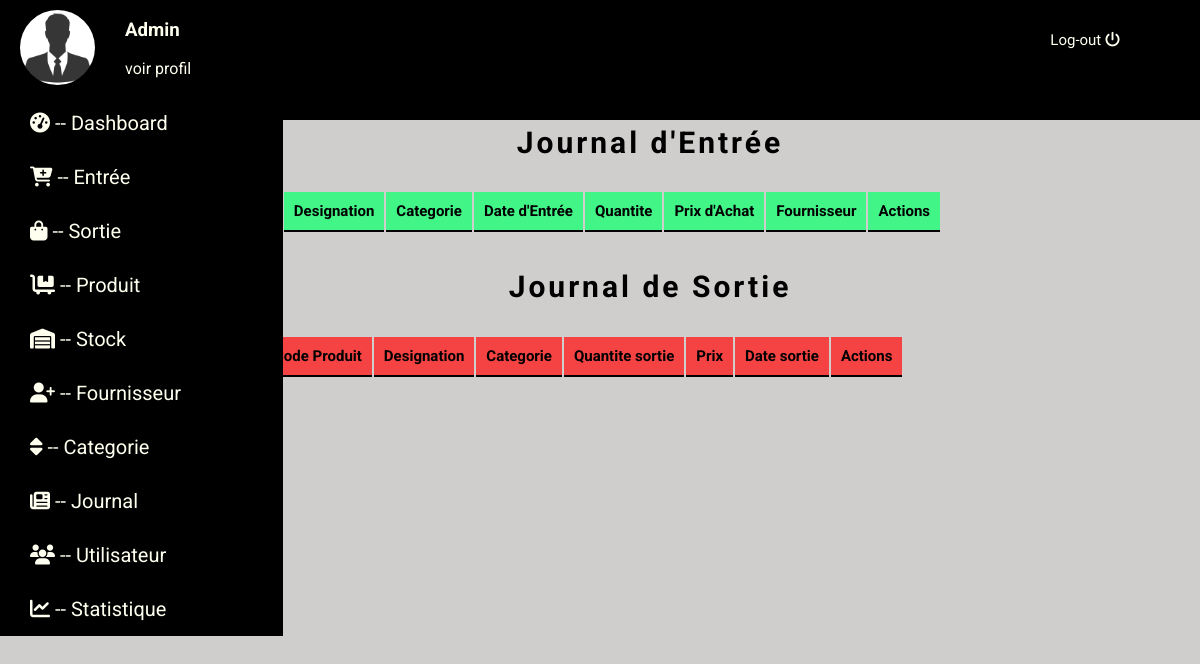
The page /journal.php on the database as committed earlier.
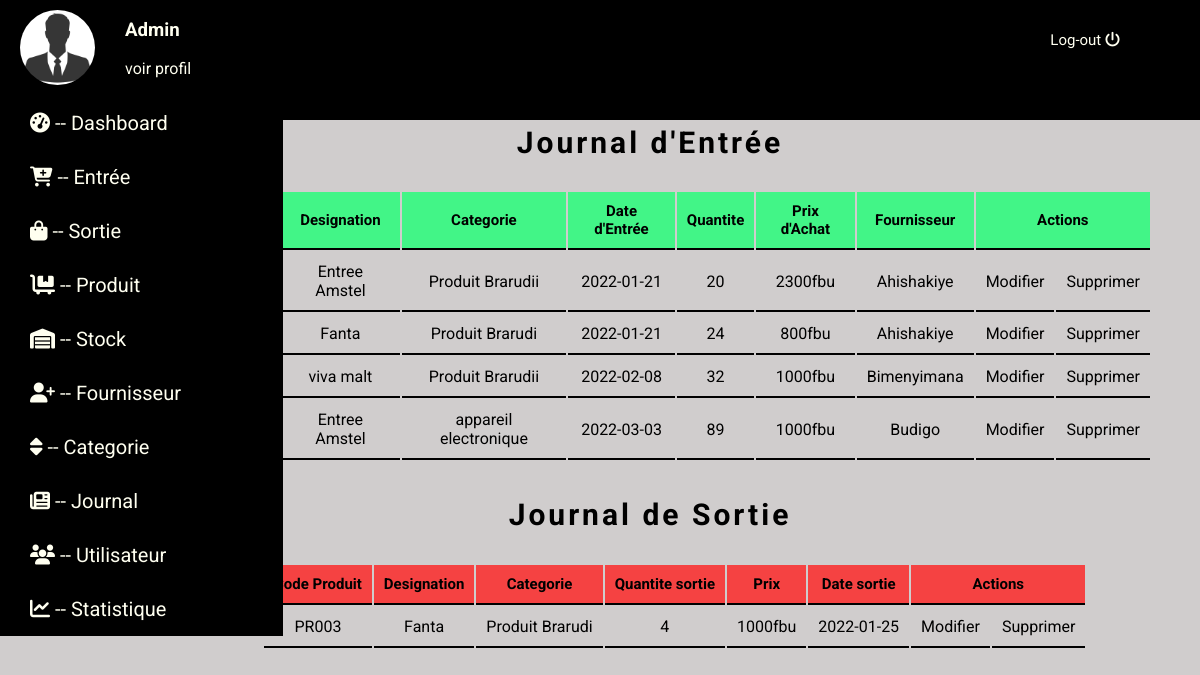
The same page on the database as committed later.
### tables this page shows
CREATE TABLE IF NOT EXISTS `entreestock` (
  `id_stock` int(11) NOT NULL AUTO_INCREMENT,
  `CodePro` varchar(255) NOT NULL,
  `Designation` varchar(255) NOT NULL,
  `Categorie` varchar(255) NOT NULL,
  `date_Entre` date NOT NULL,
  `Quantite` varchar(255) NOT NULL,
  `Prix_Achat` varchar(255) NOT NULL,
  `fournisseur` varchar(255) NOT NULL,
  PRIMARY KEY (`id_stock`),
  KEY `CodePro` (`CodePro`)
);

CREATE TABLE IF NOT EXISTS `sortiestock` (
  `id_sortie` int(11) NOT NULL AUTO_INCREMENT,
  `codepro` varchar(255) NOT NULL,
  `designation` varchar(250) NOT NULL,
  `categorie` varchar(255) NOT NULL,
  `qte_sortie` int(10) NOT NULL,
  `Prix_Achat` varchar(255) NOT NULL,
  `date_sortie` date NOT NULL,
  PRIMARY KEY (`id_sortie`),
  KEY `codepro` (`codepro`)
);

### journal.php (the view, shortened to what this page needs)
<?php
include("database.php");
?>
<!DOCTYPE html>
<html lang="fr">
<head>
    <link rel="stylesheet" href="css/style.css">
</head>
<body>
<header>
        <div class="admin">
            <div class="img">
                <img src="images/2.jpg" alt="Image non disponible" height="75" width="75" class="img-admin">
            </div>
            <div class="txt">
                <h3 class="adm">Admin</h3>
                <p class="prof"><a href="profil.php" class="voir">voir profil</a></p>
            </div>
            </div>
            <div class="log-out">
                <a href="index.php" class="decon">Log-out   <i class="fas fa-power-off"></i></a>
            </div>
    </header>
    <div id="boody">
    <nav>
        <div class="menu-link">
            <ul class="ul">
            <li class="li"><a class="link" href="dashboard.php"><i class="fas fa-tachometer-alt"></i>  --  Dashboard</a></li>
                <li class="li"><a class="link" href="entree.php"><i class="fas fa-cart-plus"></i>   --   Entrée</a></li>
                <li class="li"><a class="link" href="sortie.php"><i class="fas fa-shopping-bag"></i>  --  Sortie</a></li>
                <li class="li"><a class="link" href="produit.php"><i class="fas fa-dolly-flatbed"></i>   --   Produit </a></li>
                <li class="li"><a class="link" href="stock.php"><i class="fas fa-warehouse"></i>   --     Stock </a></li>
                <li class="li"><a class="link" href="fournisseur.php"><i class="fas fa-user-plus"></i>   --   Fournisseur</a></li>
                <li class="li"><a class="link" href="categorie.php"><i class="fas fa-sort"></i>      --   Categorie</a></li>
                <li class="li"><a class="link" href="journal.php"><i class="fas fa-newspaper"></i>   --   Journal</a></li>
                <li class="li"><a class="link" href="utilisateur.php"><i class="fas fa-users"></i>   --  Utilisateur</a></li>
                <li class="li"><a class="link" href="statistique.php"><i class="fas fa-chart-line"></i>     --    Statistique</a></li>
        </div>
    </nav>
    <section id="section">
    <?php
            $recup=$bdd->query("SELECT * FROM entreestock ORDER BY id_stock ASC LIMIT 10");
        ?>
        <div class="journ">
            <h2 class="title-journ1">Journal d'Entrée</h2>
            <div class="tab-recup">
            <fieldset class="fieldset1">
                <table>
                   <thead class="thead">
                       <tr>
                           <th class="th2">Code Produit</th>
                           <th class="th2">Designation</th>
                           <th class="th2">Categorie</th>
                           <th class="th2">Date d'Entrée</th>
                           <th class="th2">Quantite</th>
                           <th class="th2">Prix d'Achat</th>
                           <th class="th2">Fournisseur</th>
                           <th class="th2"colspan="2">Actions</th>
                       </tr>
                   </thead>
                   <tbody class="tbody">
                       <?php
                        while($data=$recup->fetch()){
                       ?>
                       <tr>
                           <td class="td2"><?php echo $data["CodePro"]?></td>
                           <td class="td2"><?php echo $data["Designation"]?></td>
                           <td class="td2"><?php echo $data["Categorie"]?></td>
                           <td class="td2"><?php echo $data["date_Entre"]?></td>
                           <td class="td2"><?php echo $data["Quantite"]?></td>
                           <td class="td2"><?php echo $data["Prix_Achat"]?></td>
                           <td class="td2"><?php echo $data["fournisseur"]?></td>
                           <td class="td2">Modifier</td>
                           <td class="td2">Supprimer</td>
                       </tr>
                       <?php
                        }
                       ?>
                   </tbody>
                </table>
            </fieldset>
        </div>
        </div>
        <?php
            $recup=$bdd->query("SELECT * FROM sortiestock ORDER BY id_sortie ASC");
        ?>
        <div class="journ1">
            <h2 class="title-journ2">Journal de Sortie</h2>
            <div class="recup-sort">
            <fieldset class="fieldset3">
            <table class="table07">
                   <thead class="thead-sort">
                       <tr>
                           <th class="th2-sort">Code Produit</th>
                           <th class="th2-sort">Designation</th>
                           <th class="th2-sort">Categorie</th>
                           <th class="th2-sort">Quantite sortie</th>
                           <th class="th2-sort">Prix</th>
                           <th class="th2-sort">Date sortie</th>
                           <th class="th2-sort"colspan="2">Actions</th>
                       </tr>
                   </thead>
                   <tbody class="tbody-sort">
                       <?php
                        while($datarecup=$recup->fetch()){
                       ?>
                       <tr>
                           <td class="td-sort"><?php echo $datarecup["codepro"]?></td>
                           <td class="td-sort"><?php echo $datarecup["designation"]?></td>
                           <td class="td-sort"><?php echo $datarecup["categorie"]?></td>
                           <td class="td-sort"><?php echo $datarecup["qte_sortie"]?></td>
                           <td class="td-sort"><?php echo $datarecup["Prix_Achat"]?></td>
                           <td class="td-sort"><?php echo $datarecup["date_sortie"]?></td>
                           <td class="td-sort">Modifier</td>
                           <td class="td-sort">Supprimer</td>
                       </tr>
                       <?php
                            }
                           ?>
                   </tbody>
                </table>
            </fieldset>
        </div>
        </div>
    </section>
    </div>
</body>
</html>

### css/style.css (style rules this page uses)
* { font-family: 'Roboto', sans-serif; }
body { margin:0; padding:0; box-sizing: border-box; background: #d0cdcd; }
::placeholder { color:#020236; opacity:1; }
header { background:black; position:fixed; width:100%; height:15%; display:flex; justify-content: space-between; }
.admin { display: flex; justify-content: space-between; }
.img { margin-top:10px; margin-left:20px; }
.img-admin { border-radius: 80px; }
.txt { color:ivory; }
.txt .adm { margin-left: 30px; }
.txt .prof { margin-left: 30px; }
.voir { text-decoration: none; color:ivory; }
.log-out { margin-top:30px; margin-right:80px; }
.decon { text-decoration: none; color:ivory; font-size: 15px; }
#boody { display:flex; justify-content: space-between; }
.menu-link { position:fixed; margin-left:-40px; margin-top:80px; }
.menu-link .ul .li { background:black; list-style-type: none; font-size: 20px; padding:15px; width:120%; }
.menu-link .ul .li .link { text-decoration: none; color:ivory; padding:15px; text-align: right; }
#section { margin-top:100px; width:1000px; margin-right:50px; }
.table01,.th2,.td2 { border-bottom: 2px solid black; border-collapse: collapse; }
.thead { background:#42f587; }
.th2 { font-size: 15px; padding:10px; }
.td2 { padding:10px; text-align:center; }
.fieldset1 { border:0; width:980px; margin-left: 10px; }
.table02,.th2-sort,.td-sort { border-bottom: 2px solid black; border-collapse: collapse; }
.thead-sort { background:#f54242; }
.th2-sort { font-size: 15px; padding:10px; }
.td-sort { padding:10px; text-align :center; }
.fieldset3 { border:0; width:900px; margin-left: 100px; }
.title-journ1 { font-size: 30px; text-align: center; letter-spacing: 3px; }
.title-journ2 { font-size: 30px; text-align: center; letter-spacing: 3px; }

Rows that differ between the two databases and show on the page:
added entreestock: Designation "Entree Amstel", Categorie "Produit Brarudii", date_Entre "2022-01-21", Quantite "20", Prix_Achat "2300fbu", fournisseur "Ahishakiye"
added entreestock: Designation "Fanta", Categorie "Produit Brarudi", date_Entre "2022-01-21", Quantite "24", Prix_Achat "800fbu", fournisseur "Ahishakiye"
added entreestock: Designation "viva malt", Categorie "Produit Brarudii", date_Entre "2022-02-08", Quantite "32", Prix_Achat "1000fbu", fournisseur "Bimenyimana"
added entreestock: Designation "Entree Amstel", Categorie "appareil electronique", date_Entre "2022-03-03", Quantite "89", Prix_Achat "1000fbu", fournisseur "Budigo"
added sortiestock: codepro "PR003", designation "Fanta", categorie "Produit Brarudi", qte_sortie "4", Prix_Achat "1000fbu", date_sortie "2022-01-25"
